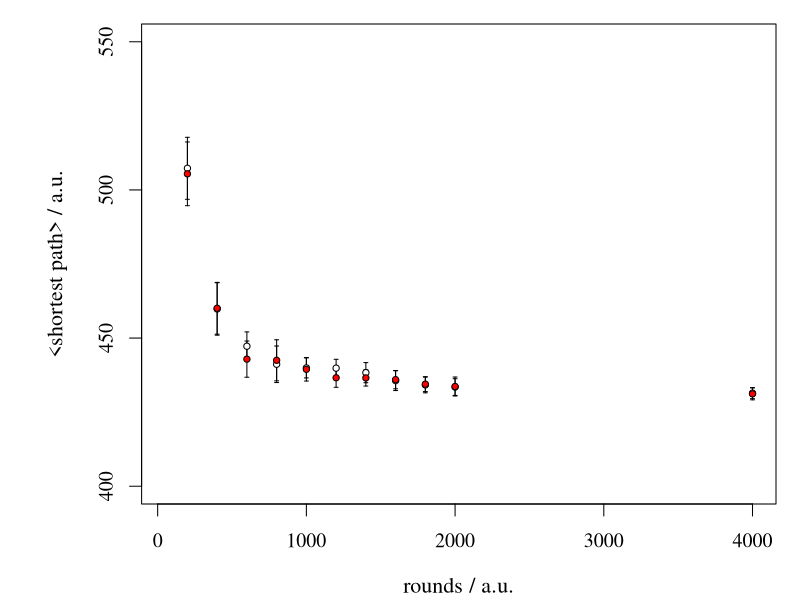

Write the R code that produced this figure. (Note: this script raises an error after producing the figure.)
#Plot rounds vs. global_shortest_path_average

#Version 1 und 2, ungerundet(V1&V2), gerundet(V3), neues tau

# alpha = 0.1;
# beta_0 = 2;
# no_agents = 10;   								
# rounds = 200:2000										
# start_city = 1;											
# q0 = 0.9;
# tau_init = 0.1;                                        
rm(list = ls())

#Daten einlesen
rounds = c(200,400,600,800,1000,1200,1400,1600,1800,2000,4000)
global_shortest_path_average.V1 = c(507.3012,459.8245,447.2501,441.1628,439.9362,439.8524,438.3222, 435.6396,434.1927, 433.4670,431.4123)
global_shortest_path_average.V2 = c(505.4319,460.0544,442.8916,442.4961,439.4602,436.5999,436.5504,435.9685, 434.4450,433.6548,431.1795)
global_shortest_path_average.V3 = c(467.2000,455, 453.4000,449.2000,444.6000) #konvergiert nur anfangs schnell und bleibt konstant:(

errors.V1 = c(10.4641,8.8395,4.8312,6.1660,3.3879,2.9796,3.3960,3.3416,2.6631,2.8202, 1.8570)                        #Standardabweichung
errors.V2 = c(10.7538,8.7496,6.1061,6.9268,3.9622,3.2160,2.7375,3.0823, 2.5062,3.1934,2.0224)
errors.V3 = c(8.3772,9.3690,6.6700,10.6228,6.8508)
min_global_shortest_path_average.V1 = c(487.4028,442.3497,442.7367,432.3335,434.8084, 436.0793, 434.7726, 431.2449,429.7371, 429.5303,429.4841)
min_global_shortest_path_average.V2 = c(482.4596, 446.6279,434.8789,431.3724,433.2166,431.9794,431.9479,431.3109, 430.3957,429.5303,428.8718)
min_global_shortest_path_average.V3 = c(459,440,440,446,431,435)

#Grafik
par(family="serif",oma=c(0,1,0,0),mgp=c(2.9,1,0),mar=c(4,4.9,1,1),cex.lab=1.1,cex=1.2)
plot(rounds,global_shortest_path_average.V1,type="n",
     xlim=c(50,4000),
     ylim=c(400,550),
     xlab=expression(paste("rounds"," / ", a.u.)),
     ylab=expression(paste("<shortest path>"," / ", a.u.)),
   
)
y.errorbars.V1 <- function(rounds,global_shortest_path_average.V1,errors.V1,ebl=0.02){arrows(rounds,global_shortest_path_average.V1-errors.V1,rounds,global_shortest_path_average.V1+errors.V1,code=3,angle=90,length=ebl)}
y.errorbars.V1(rounds,global_shortest_path_average.V1,errors.V1)

y.errorbars.V2 <- function(rounds,global_shortest_path_average.V2,errors.V2,ebl=0.02){arrows(rounds,global_shortest_path_average.V2-errors.V2,rounds,global_shortest_path_average.V2+errors.V2,code=3,angle=90,length=ebl)}
y.errorbars.V2(rounds,global_shortest_path_average.V2,errors.V2)

points(rounds,global_shortest_path_average.V1,cex=0.7,pc=21,bg="white")
points(rounds,global_shortest_path_average.V2,cex=0.7,pc=21,bg="red")
#points(rounds,min_global_shortest_path_average.V1,cex=0.7,pc=22,bg="green")
#points(rounds,min_global_shortest_path_average.V2,cex=0.7,pc=22,bg="blue")
points(rounds,global_shortest_path_average.V3,cex=0.7,pc=21,bg="green")

legend(1600,550,c(expression(paste(alpha," = ",0.1)),expression(paste(beta," = ",2)),expression(paste(no_agents," = ",10)),expression(paste(q0," = ",0.9)),expression(paste(tau_init," = ",0.1)),expression(paste(L_nn," = ",513.61))))


#dev.copy2pdf(file="rounds_vs_shortestpath.pdf",height=7,width=12)